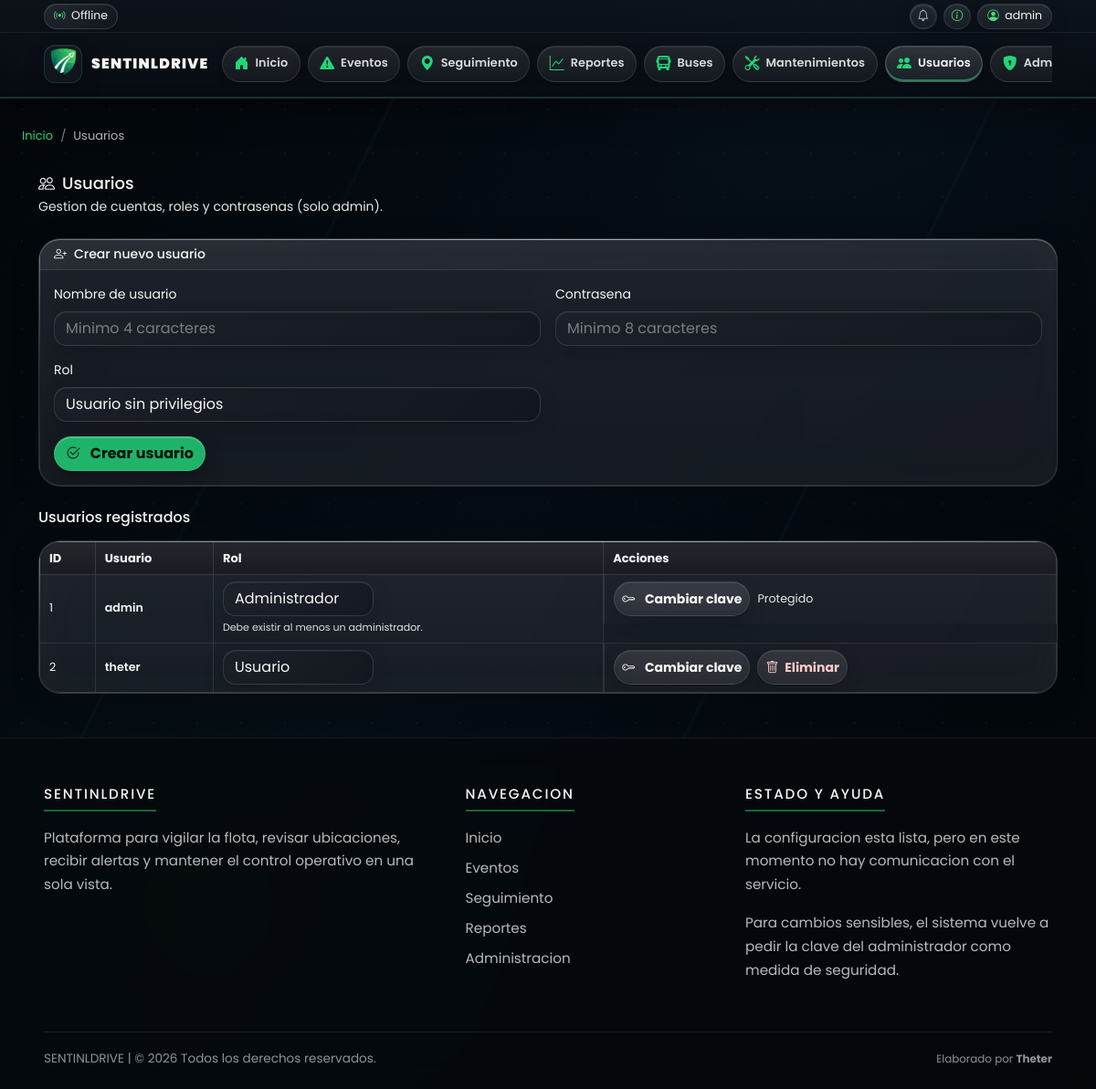
Page /users (signed in) on the earlier database version.
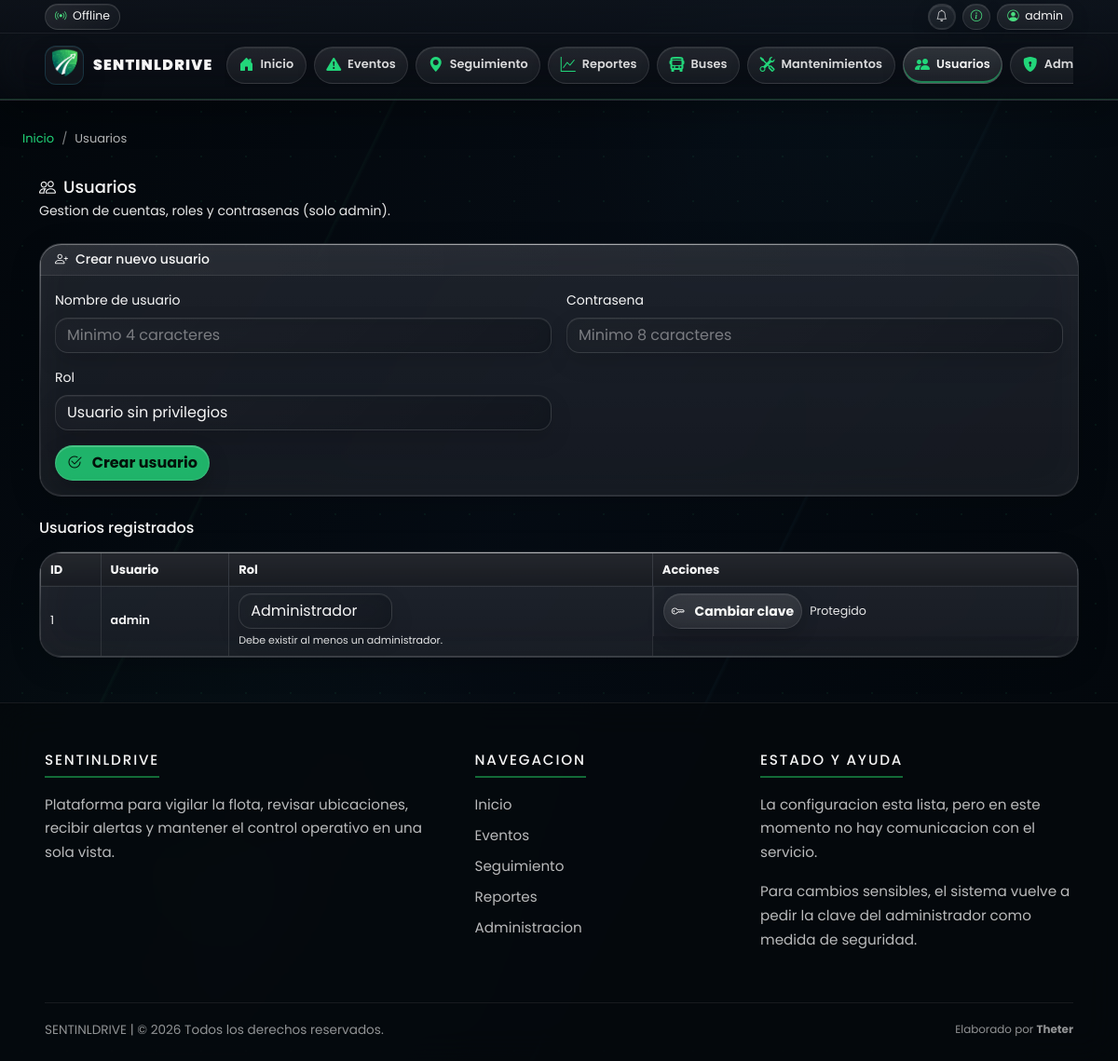
Same page on the later database version.
### app/models/user.py (models this page shows, shortened)
class User(db.Model):
    __tablename__ = 'user'
    id = db.Column(db.Integer, primary_key=True)
    username = db.Column(db.String(50), unique=True, nullable=False)
    password_hash = db.Column(db.String(128), nullable=False)
    role = db.Column(db.String(20), default="user")

### app/routes/users.py (the view, shortened to what this page needs)
@users_bp.route("/users", methods=["GET", "POST"])
@require_admin
def users():
    return _users_page()

### app/models/system_setting.py (called while the page is built)
    @classmethod
    def get_value(cls, key: str, default=None):
        row = db.session.get(cls, key)
        if row is None or row.value in (None, ""):
            return default
        return row.value

### app/routes/users.py (called while the page is built)
def _admin_count() -> int:
    return User.query.filter_by(role="admin").count()

def _users_page(error=None):
    return render_template(
        "users.html",
        users=User.query.order_by(User.username.asc()).all(),
        error=error,
        admin_user_count=_admin_count(),
        current_username=session.get("user"),
    )

### app/utils/time.py (called while the page is built)
def ecuador_now() -> datetime:
    return datetime.now(ECUADOR_TZ)

### app/templates/users.html (shortened to what the changed rows need)
{% extends "base.html" %}
{% block content %}
<div class="container mt-4">
    <div class="d-flex align-items-center justify-content-between flex-wrap gap-2 mb-4">
        <div>
            <h2 class="mb-1"><i class="bi bi-people me-2"></i>Usuarios</h2>
        </div>
    </div>
    <div class="card">
        <div class="card-body p-0">
            <div class="table-responsive">
                <table class="table table-bordered table-hover align-middle mb-0">
                    <thead>
                        <tr>
                            <th>ID</th>
                            <th>Usuario</th>
                            <th>Rol</th>
                            <th>Acciones</th>
                        </tr>
                    </thead>
                    <tbody>
                        {% for u in users %}
                        {% set protected_admin = u.role == 'admin' and admin_user_count <= 1 %}
                        <tr>
                            <td>{{ u.id }}</td>
                            <td class="fw-semibold">{{ u.username }}</td>
                            <td>
                                <form action="{{ url_for('users.change_user_role', u_id=u.id) }}" method="POST" class="d-inline">
                                    <select name="role" class="form-select d-inline-block w-auto" onchange="this.form.submit()" {% if protected_admin %}disabled{% endif %}>
                                        <option value="admin" {% if u.role == 'admin' %}selected{% endif %}>Administrador</option>
                                        <option value="user" {% if u.role == 'user' %}selected{% endif %}>Usuario</option>
                                    </select>
                                </form>
                                {% if protected_admin %}
                                <div class="text-muted small mt-1">Debe existir al menos un administrador.</div>
                                {% endif %}
                            </td>
                            <td class="d-flex flex-wrap gap-2">
                                <button type="button" class="btn btn-outline-secondary btn-sm" data-bs-toggle="modal" data-bs-target="#pwdModal{{ u.id }}">
                                    <i class="bi bi-key me-1"></i> Cambiar clave
                                </button>
                                {% if not protected_admin %}
                                <form action="{{ url_for('users.delete_user', u_id=u.id) }}" method="POST" class="d-inline"
                                      onsubmit="return confirm('Eliminar usuario {{ u.username }}? Esta accion no se puede deshacer.');">
                                    <button type="submit" class="btn btn-danger btn-sm">
                                        <i class="bi bi-trash"></i> Eliminar
                                    </button>
                                </form>
                                {% else %}
                                <span class="text-muted align-self-center">Protegido</span>
                                {% endif %}
                            </td>
                        </tr>
                        {% endfor %}
                    </tbody>
                </table>
            </div>
        </div>
    </div>
</div>
{% endblock %}

Differences in the rows shown:
removed User: id "2", username "theter", role "Usuario"
